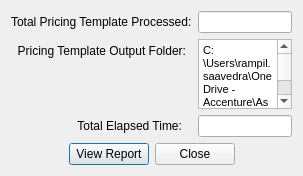
<?xml version="1.0" encoding="UTF-8"?>
<ui version="4.0">
 <class>Dialog</class>
 <widget class="QDialog" name="Dialog">
  <property name="windowModality">
   <enum>Qt::WindowModal</enum>
  </property>
  <property name="geometry">
   <rect>
    <x>0</x>
    <y>0</y>
    <width>303</width>
    <height>132</height>
   </rect>
  </property>
  <property name="windowTitle">
   <string>Pricing Template - Finished</string>
  </property>
  <layout class="QGridLayout" name="gridLayout">
   <item row="0" column="0">
    <layout class="QFormLayout" name="formLayout_2">
     <item row="0" column="0">
      <widget class="QLabel" name="lblTotal">
       <property name="layoutDirection">
        <enum>Qt::LeftToRight</enum>
       </property>
       <property name="text">
        <string>Total Pricing Template Processed:</string>
       </property>
      </widget>
     </item>
     <item row="0" column="1">
      <widget class="QLineEdit" name="_leTotalTemp">
       <property name="sizePolicy">
        <sizepolicy hsizetype="Expanding" vsizetype="Expanding">
         <horstretch>0</horstretch>
         <verstretch>0</verstretch>
        </sizepolicy>
       </property>
       <property name="readOnly">
        <bool>true</bool>
       </property>
      </widget>
     </item>
     <item row="1" column="0">
      <widget class="QLabel" name="lblOutput">
       <property name="text">
        <string>  Pricing Template Output Folder:</string>
       </property>
      </widget>
     </item>
     <item row="2" column="0">
      <widget class="QLabel" name="lblElapTime">
       <property name="text">
        <string>                    Total Elapsed Time:</string>
       </property>
      </widget>
     </item>
     <item row="2" column="1">
      <widget class="QLineEdit" name="_le_TotalTime">
       <property name="readOnly">
        <bool>true</bool>
       </property>
      </widget>
     </item>
     <item row="1" column="1">
      <widget class="QTextEdit" name="_teOutputFolder">
       <property name="readOnly">
        <bool>true</bool>
       </property>
       <property name="html">
        <string>&lt;!DOCTYPE HTML PUBLIC &quot;-//W3C//DTD HTML 4.0//EN&quot; &quot;http://www.w3.org/TR/REC-html40/strict.dtd&quot;&gt;
&lt;html&gt;&lt;head&gt;&lt;meta name=&quot;qrichtext&quot; content=&quot;1&quot; /&gt;&lt;style type=&quot;text/css&quot;&gt;
p, li { white-space: pre-wrap; }
&lt;/style&gt;&lt;/head&gt;&lt;body style=&quot; font-family:'MS Shell Dlg 2'; font-size:8pt; font-weight:400; font-style:normal;&quot;&gt;
&lt;p style=&quot; margin-top:0px; margin-bottom:0px; margin-left:0px; margin-right:0px; -qt-block-indent:0; text-indent:0px;&quot;&gt;C:\Users\rampil.saavedra\OneDrive - Accenture\Assignment\Amadeus DS App\output&lt;/p&gt;&lt;/body&gt;&lt;/html&gt;</string>
       </property>
      </widget>
     </item>
    </layout>
   </item>
   <item row="1" column="0">
    <layout class="QHBoxLayout" name="horizontalLayout">
     <item>
      <spacer name="horizontalSpacer">
       <property name="orientation">
        <enum>Qt::Horizontal</enum>
       </property>
       <property name="sizeHint" stdset="0">
        <size>
         <width>40</width>
         <height>20</height>
        </size>
       </property>
      </spacer>
     </item>
     <item>
      <widget class="QPushButton" name="_btnReport">
       <property name="text">
        <string>View Report</string>
       </property>
      </widget>
     </item>
     <item>
      <widget class="QPushButton" name="_btnClose">
       <property name="text">
        <string>Close</string>
       </property>
      </widget>
     </item>
     <item>
      <spacer name="horizontalSpacer_2">
       <property name="orientation">
        <enum>Qt::Horizontal</enum>
       </property>
       <property name="sizeHint" stdset="0">
        <size>
         <width>32</width>
         <height>17</height>
        </size>
       </property>
      </spacer>
     </item>
    </layout>
   </item>
  </layout>
 </widget>
 <resources/>
 <connections/>
</ui>
